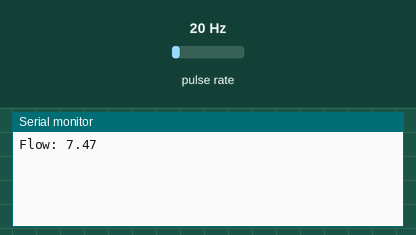
A sketch run on a simulated ESP8266 (NodeMCU). On the bench: the last lines printed to the serial monitor. Wiring (inferred from the names in the program): pulse sensor: data D2. Inputs (shaded band) come from the test bench; at power-on: pulse rate 20 Hz. WiFi joins after 1.5 s; servers stay silent unless stated.

Above: at 3.0 s.
3.1 s: pulse rate (sensor on D2) set to 4 Hz
At 4.4 s:
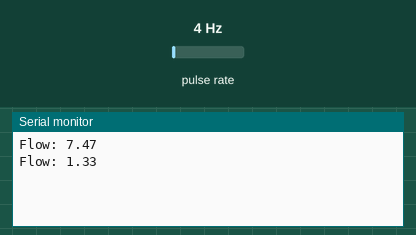
4.6 s: pulse rate (sensor on D2) set to 50 Hz
At 5.6 s:
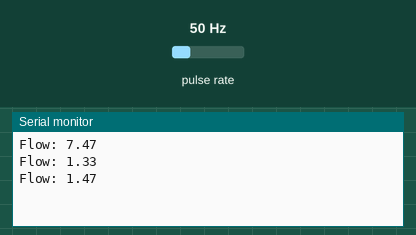
Timing chart, 0 to 7.6 s (numbered marks = the images above; inputs shaded):
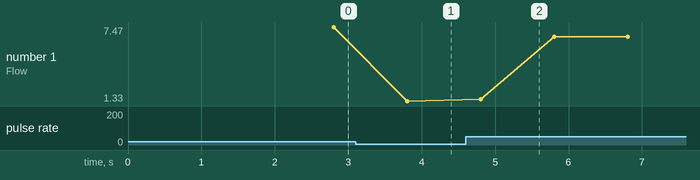

The sketch:

VIDEO_SEWAGE_LVL1_COMPLETE_CODE.ino
```cpp
#define BLYNK_TEMPLATE_ID "TMPL3YugwY8Wk"
#define BLYNK_TEMPLATE_NAME "ASTRA"
#define BLYNK_AUTH_TOKEN "l6NUfEJvhtnACBZBAN310UcQ0oEEUZ6U"

#define BLYNK_PRINT Serial

#include <ESP8266WiFi.h>
#include <BlynkSimpleEsp8266.h>

// 🔐 WiFi Credentials
char ssid[] = "Techno Mortals";
char pass[] = "87654321";

// 🔁 DEVICE TYPE
// 1 = INLET, 2 = OUTLET
#define DEVICE_TYPE 1

// 📌 Flow Sensor Pin
#define FLOW_PIN D2

volatile int pulseCount = 0;
float flowRate = 0;

BlynkTimer timer;

// Interrupt
void ICACHE_RAM_ATTR pulseCounter() {
  pulseCount++;
}

// Flow calculation
void calculateFlow() {
  flowRate = pulseCount / 7.5;
  pulseCount = 0;

  // Send based on device type
  if (DEVICE_TYPE == 1) {
    Blynk.virtualWrite(V0, flowRate); // Inlet
  } else {
    Blynk.virtualWrite(V1, flowRate); // Outlet
  }

  Serial.print("Flow: ");
  Serial.println(flowRate);
}

void setup() {
  Serial.begin(115200);

  pinMode(FLOW_PIN, INPUT_PULLUP);
  attachInterrupt(digitalPinToInterrupt(FLOW_PIN), pulseCounter, FALLING);

  // Connect to Blynk
  Blynk.begin(BLYNK_AUTH_TOKEN, ssid, pass);

  timer.setInterval(1000L, calculateFlow);
}

void loop() {
  Blynk.run();
  timer.run();
}
```

Measured:
- after the input at 3.1 s, the serial monitor: prints a new line after 0.70 s (image 1)
- after the input at 4.6 s, the serial monitor: prints a new line after 0.20 s (image 2)
- plotted number 1: 7.47 → 1.33 after the input at 3.1 s, 1.33 → 6.67 after the input at 4.6 s
